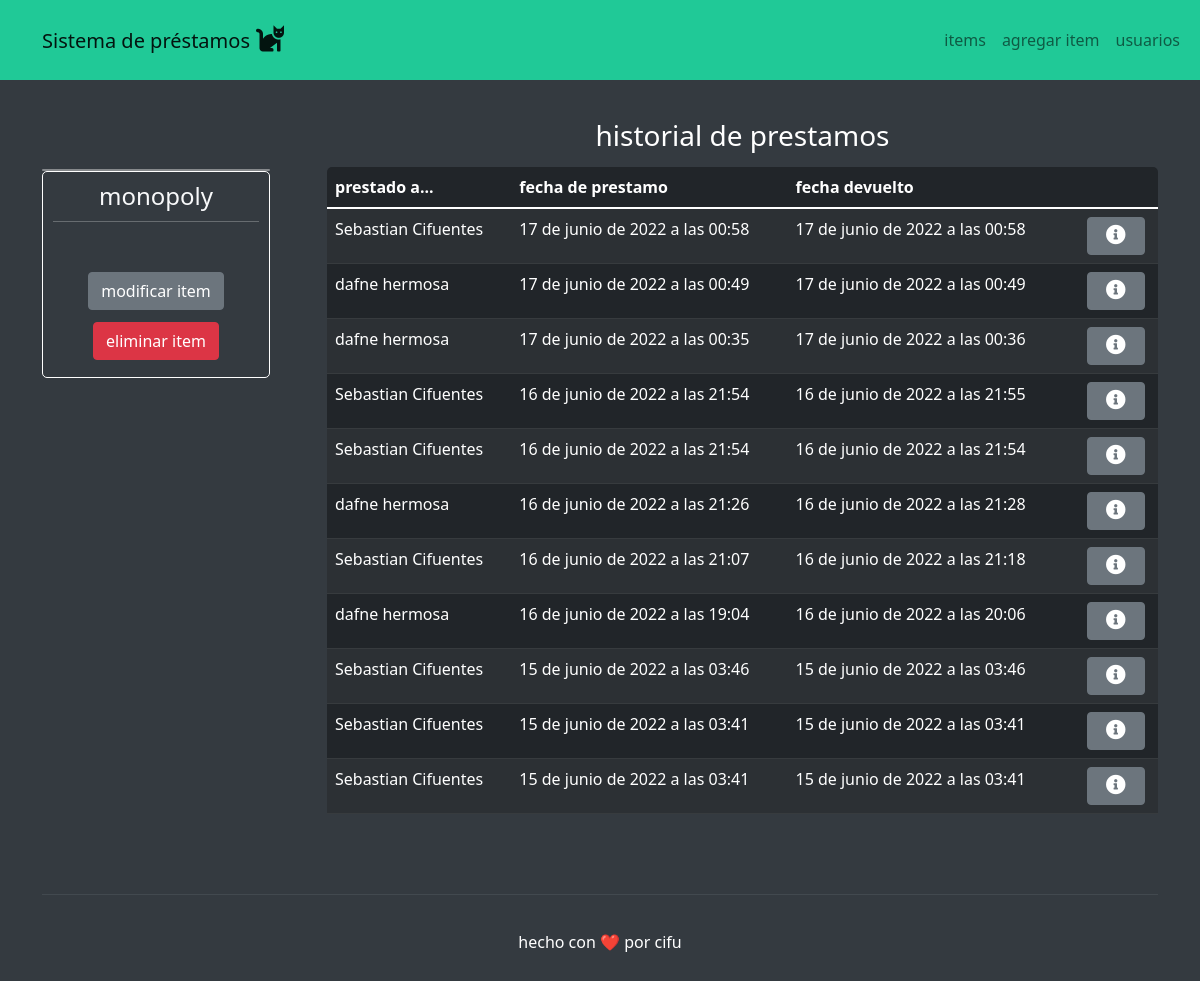
The page /2/ on the database as committed earlier.
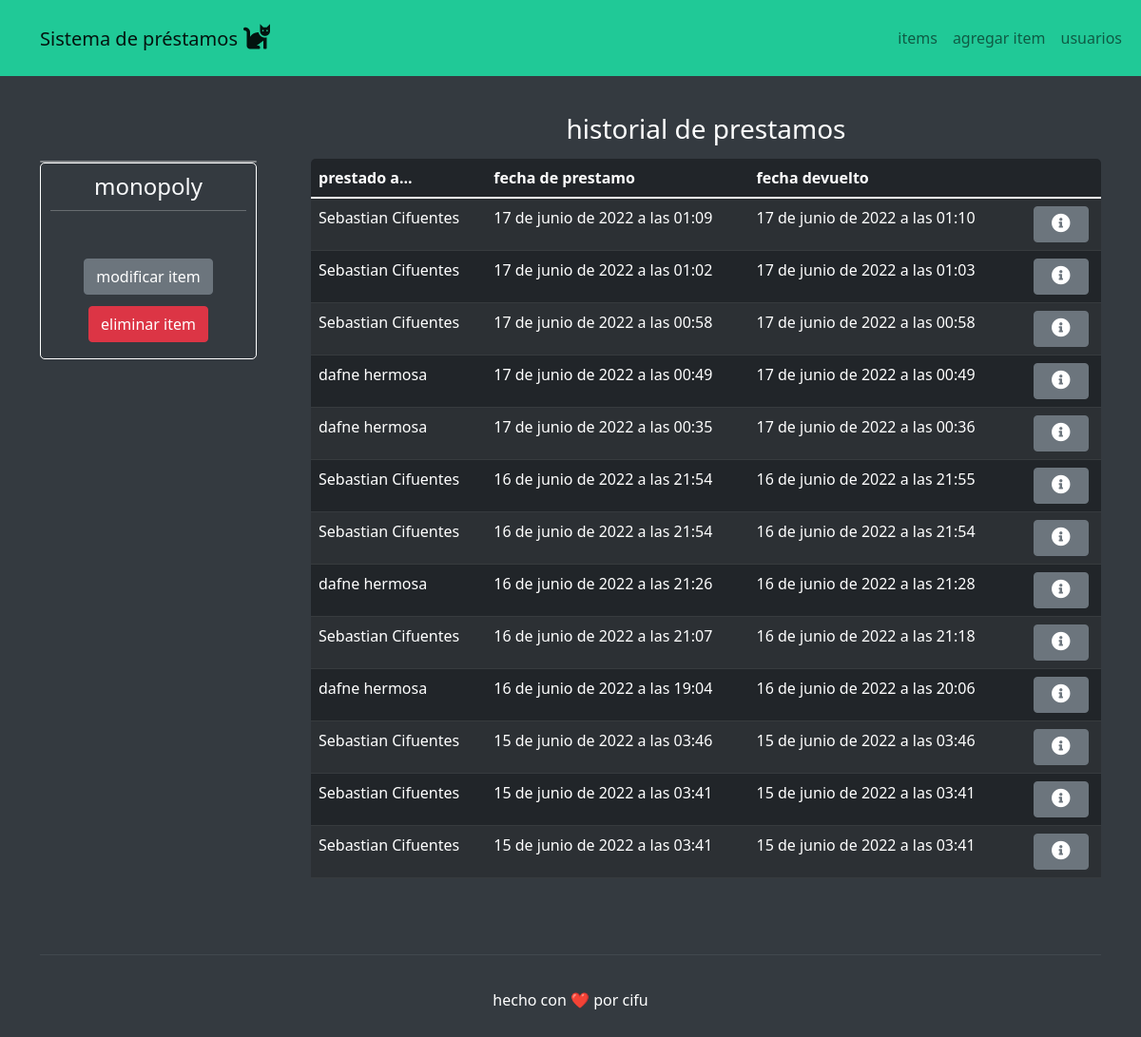
The same page on the database as committed later.
### items/models.py (models this page shows, shortened)
class prestamo(models.Model):
    usuario = models.ForeignKey(usuario, on_delete=models.CASCADE)
    item = models.ForeignKey(item, on_delete=models.CASCADE)
    fecha_prestamo = models.DateTimeField('fecha prestamo', null=True, blank=True)
    fecha_devuelto = models.DateTimeField('fecha devuelto', null=True, blank=True)
    devuelto = models.BooleanField(default=False)

class usuario(models.Model):
    nombre = models.CharField(max_length=150)
    rol = models.CharField(max_length=15, blank=True)
    rut = models.CharField(max_length=15, blank=True)
    correo = models.CharField(max_length=150, blank=True)
    def __str__(self):
        return self.nombre

### items/views.py (the view)
# urls.py: path('<int:id>/', views.item_, name='item_'),
def item_(request, id):
    print("request de item")
    item_ = get_object_or_404(item, pk=id)
    prestamos = prestamo.objects.filter(item=item_).order_by("-fecha_prestamo")
    return(render(request, 'item.html', {'item':item_, 'prestamos':prestamos}))

### items/models.py (called while the page is built)
    def __str__(self):
        return self.nombre

### items/templates/item.html (shortened to what this page needs)
{% extends 'base.html' %}
{% block content %}
<div class="container" style="padding-top: 39px;">
    <div class="row">
        <div class="col-auto col-md-3" style="margin-top: 50px;padding-right: 45px;">
            <div class="card" style="background: rgba(255,255,255,0.5);"></div>
            <form
                style="border-radius: 5px;padding-top: 10px;padding-right: 10px;padding-bottom: 10px;padding-left: 10px;border: 1px solid var(--bs-body-bg);border-top-style: solid;">
                <h1 class="fs-4 text-center" style="color: var(--bs-gray-100);">{{ item }}</h1>
                <hr
                    style="background: var(--bs-body-bg);border-width: 1px;border-color: var(--bs-body-bg);color: var(--bs-body-bg);margin-top: 10px;margin-bottom: 10px;" />
                    <div class="d-flex d-md-flex d-lg-flex justify-content-end justify-content-md-end align-items-md-center justify-content-lg-end justify-content-xl-center"
                    style="margin-top: 50px;padding-bottom: 7px;"> <button class="btn btn-secondary" type="button">modificar item</button> </div>
                    <div class="d-flex d-md-flex d-lg-flex justify-content-end justify-content-md-end align-items-md-center justify-content-lg-end justify-content-xl-center"
                    style="margin-top: 5px;padding-bottom: 7px;"><button class="btn btn-danger" type="button">eliminar item</button></div>
            </form>
        </div>
        <div class="col-md-9">
            <div class="text-center" style="margin-top: 0px;margin-bottom: 14px;">
                <h3 style="color: var(--bs-body-bg);">historial de prestamos</h3>
            </div>
            <div class="table-responsive" style="border-radius: 5px;border: 1px none var(--bs-body-bg);">
                <table class="table table-striped table-dark">
                    <thead>
                        <tr>
                            <th>prestado a...</th>
                            <th>fecha de prestamo</th>
                            <th>fecha devuelto</th>
                            <th></th>
                        </tr>
                    </thead>
                    <tbody>
                        {% for prestamo in prestamos %}
                        <tr>
                            <td>{{prestamo.usuario}}</td>
                            <td>{{prestamo.fecha_prestamo}}</td>
                            {% if prestamo.fecha_devuelto %}
                            <td>{{prestamo.fecha_devuelto}}</td>
                            {% else %}
                            <td> </td>
                            {% endif %}
                            <td class="d-lg-flex justify-content-lg-center"><button class="btn btn-secondary"
                                    type="button"
                                    style="text-align: center;padding-left: 18px;padding-right: 18px;margin-left: 10px;"><i
                                        class="fas fa-info-circle fs-5"></i></button></td>
                        </tr>
                        {% endfor %}
                    </tbody>
                </table>
            </div>
        </div>
    </div>
</div>
{% endblock %}

Rows that differ between the two databases and show on the page:
added prestamo: usuario "Sebastian Cifuentes", fecha_prestamo "17 de junio de 2022 a las 01:09", fecha_devuelto "17 de junio de 2022 a las 01:10"
added prestamo: usuario "Sebastian Cifuentes", fecha_prestamo "17 de junio de 2022 a las 01:02", fecha_devuelto "17 de junio de 2022 a las 01:03"
